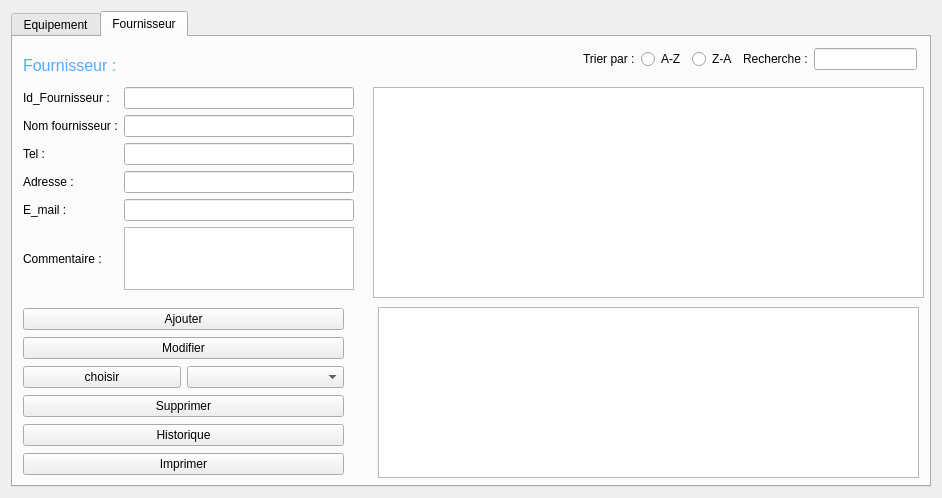
<?xml version="1.0" encoding="UTF-8"?>
<ui version="4.0">
 <class>gestion_des_equipements</class>
 <widget class="QDialog" name="gestion_des_equipements">
  <property name="geometry">
   <rect>
    <x>0</x>
    <y>0</y>
    <width>942</width>
    <height>498</height>
   </rect>
  </property>
  <property name="windowTitle">
   <string>Dialog</string>
  </property>
  <layout class="QHBoxLayout" name="horizontalLayout">
   <item>
    <widget class="QTabWidget" name="tabWidget">
     <property name="currentIndex">
      <number>1</number>
     </property>
     <widget class="QWidget" name="tab">
      <attribute name="title">
       <string>Equipement</string>
      </attribute>
      <widget class="QTableView" name="tableView">
       <property name="geometry">
        <rect>
         <x>340</x>
         <y>40</y>
         <width>561</width>
         <height>192</height>
        </rect>
       </property>
      </widget>
      <widget class="QWidget" name="gridLayoutWidget_2">
       <property name="geometry">
        <rect>
         <x>20</x>
         <y>210</y>
         <width>261</width>
         <height>227</height>
        </rect>
       </property>
       <layout class="QGridLayout" name="gridLayout">
        <item row="1" column="0">
         <widget class="QPushButton" name="pushButton_4">
          <property name="text">
           <string>Modifier</string>
          </property>
         </widget>
        </item>
        <item row="0" column="0">
         <widget class="QPushButton" name="pushButton_2">
          <property name="text">
           <string>Ajouter</string>
          </property>
         </widget>
        </item>
        <item row="3" column="0">
         <widget class="QPushButton" name="pushButton_7">
          <property name="text">
           <string>supprimer</string>
          </property>
         </widget>
        </item>
        <item row="5" column="0">
         <widget class="QPushButton" name="pushButton_10">
          <property name="text">
           <string>Imprimer</string>
          </property>
         </widget>
        </item>
        <item row="4" column="0">
         <widget class="QPushButton" name="pushButton_9">
          <property name="text">
           <string>Historique</string>
          </property>
         </widget>
        </item>
        <item row="2" column="0">
         <layout class="QHBoxLayout" name="horizontalLayout_5">
          <item>
           <widget class="QPushButton" name="pushButton_8">
            <property name="text">
             <string>choisir</string>
            </property>
           </widget>
          </item>
          <item>
           <widget class="QComboBox" name="comboBox"/>
          </item>
         </layout>
        </item>
        <item row="6" column="0">
         <widget class="QPushButton" name="pushButton_6">
          <property name="text">
           <string>Statistique</string>
          </property>
         </widget>
        </item>
       </layout>
      </widget>
      <widget class="QWidget" name="gridLayoutWidget_3">
       <property name="geometry">
        <rect>
         <x>10</x>
         <y>70</y>
         <width>291</width>
         <height>102</height>
        </rect>
       </property>
       <layout class="QGridLayout" name="gridLayout_3">
        <item row="2" column="0">
         <widget class="QLabel" name="label_4">
          <property name="text">
           <string>Type :</string>
          </property>
         </widget>
        </item>
        <item row="2" column="1">
         <widget class="QLineEdit" name="typeequi"/>
        </item>
        <item row="1" column="0">
         <widget class="QLabel" name="label_3">
          <property name="text">
           <string>Nom :</string>
          </property>
         </widget>
        </item>
        <item row="1" column="1">
         <widget class="QLineEdit" name="nomeq"/>
        </item>
        <item row="0" column="1">
         <widget class="QLineEdit" name="id_eq"/>
        </item>
        <item row="0" column="0">
         <widget class="QLabel" name="label_2">
          <property name="text">
           <string>Id_Equipemnet :</string>
          </property>
         </widget>
        </item>
        <item row="3" column="1">
         <layout class="QHBoxLayout" name="horizontalLayout_10">
          <item>
           <widget class="QLineEdit" name="idfourr">
            <property name="enabled">
             <bool>false</bool>
            </property>
           </widget>
          </item>
          <item>
           <widget class="QComboBox" name="comboBox_3"/>
          </item>
         </layout>
        </item>
        <item row="3" column="0">
         <widget class="QLabel" name="label_5">
          <property name="text">
           <string>Id_Fournisseur :</string>
          </property>
         </widget>
        </item>
       </layout>
      </widget>
      <widget class="QLabel" name="label_6">
       <property name="geometry">
        <rect>
         <x>10</x>
         <y>20</y>
         <width>91</width>
         <height>16</height>
        </rect>
       </property>
       <property name="font">
        <font>
         <pointsize>11</pointsize>
        </font>
       </property>
       <property name="styleSheet">
        <string notr="true">
color: rgb(85, 170, 255);</string>
       </property>
       <property name="text">
        <string>Equipement :</string>
       </property>
      </widget>
      <widget class="QTextBrowser" name="textBrowser_2">
       <property name="geometry">
        <rect>
         <x>340</x>
         <y>250</y>
         <width>561</width>
         <height>192</height>
        </rect>
       </property>
      </widget>
      <widget class="QWidget" name="layoutWidget">
       <property name="geometry">
        <rect>
         <x>570</x>
         <y>10</y>
         <width>334</width>
         <height>24</height>
        </rect>
       </property>
       <layout class="QHBoxLayout" name="horizontalLayout_4">
        <item>
         <layout class="QHBoxLayout" name="horizontalLayout_3">
          <item>
           <widget class="QLabel" name="label">
            <property name="text">
             <string>Recherche :</string>
            </property>
           </widget>
          </item>
          <item>
           <widget class="QLineEdit" name="lineEdit_2"/>
          </item>
         </layout>
        </item>
        <item>
         <layout class="QHBoxLayout" name="horizontalLayout_2">
          <item>
           <widget class="QLabel" name="label_24">
            <property name="text">
             <string>Trier par :</string>
            </property>
           </widget>
          </item>
          <item>
           <widget class="QRadioButton" name="radioButton_4">
            <property name="text">
             <string>Z-A</string>
            </property>
           </widget>
          </item>
          <item>
           <widget class="QRadioButton" name="radioButton_3">
            <property name="text">
             <string>A-Z</string>
            </property>
           </widget>
          </item>
         </layout>
        </item>
       </layout>
      </widget>
     </widget>
     <widget class="QWidget" name="tab_2">
      <attribute name="title">
       <string>Fournisseur</string>
      </attribute>
      <widget class="QLabel" name="label_15">
       <property name="geometry">
        <rect>
         <x>10</x>
         <y>20</y>
         <width>131</width>
         <height>16</height>
        </rect>
       </property>
       <property name="font">
        <font>
         <pointsize>12</pointsize>
        </font>
       </property>
       <property name="styleSheet">
        <string notr="true">color: rgb(85, 170, 255);</string>
       </property>
       <property name="text">
        <string>Fournisseur :</string>
       </property>
      </widget>
      <widget class="QWidget" name="gridLayoutWidget">
       <property name="geometry">
        <rect>
         <x>10</x>
         <y>270</y>
         <width>321</width>
         <height>172</height>
        </rect>
       </property>
       <layout class="QGridLayout" name="gridLayout_2">
        <item row="3" column="1">
         <layout class="QHBoxLayout" name="horizontalLayout_7">
          <item>
           <widget class="QPushButton" name="pushButton">
            <property name="text">
             <string>choisir</string>
            </property>
           </widget>
          </item>
          <item>
           <widget class="QComboBox" name="comboBox_2"/>
          </item>
         </layout>
        </item>
        <item row="2" column="1">
         <widget class="QPushButton" name="modifier_four">
          <property name="text">
           <string>Modifier</string>
          </property>
         </widget>
        </item>
        <item row="1" column="1">
         <widget class="QPushButton" name="ajouter_four">
          <property name="text">
           <string>Ajouter</string>
          </property>
         </widget>
        </item>
        <item row="5" column="1">
         <widget class="QPushButton" name="pushButton_3">
          <property name="text">
           <string>Historique</string>
          </property>
         </widget>
        </item>
        <item row="6" column="1">
         <widget class="QPushButton" name="pushButton_5">
          <property name="text">
           <string>Imprimer</string>
          </property>
         </widget>
        </item>
        <item row="4" column="1">
         <widget class="QPushButton" name="supprimer_four">
          <property name="text">
           <string>Supprimer</string>
          </property>
         </widget>
        </item>
       </layout>
      </widget>
      <widget class="QTableView" name="tableView_2">
       <property name="geometry">
        <rect>
         <x>360</x>
         <y>50</y>
         <width>551</width>
         <height>211</height>
        </rect>
       </property>
      </widget>
      <widget class="QTextBrowser" name="textBrowser">
       <property name="geometry">
        <rect>
         <x>365</x>
         <y>270</y>
         <width>541</width>
         <height>171</height>
        </rect>
       </property>
      </widget>
      <widget class="QWidget" name="layoutWidget">
       <property name="geometry">
        <rect>
         <x>10</x>
         <y>50</y>
         <width>331</width>
         <height>203</height>
        </rect>
       </property>
       <layout class="QGridLayout" name="gridLayout_4">
        <item row="4" column="1">
         <widget class="QLineEdit" name="emioak"/>
        </item>
        <item row="4" column="0">
         <widget class="QLabel" name="label_22">
          <property name="text">
           <string>E_mail :</string>
          </property>
         </widget>
        </item>
        <item row="1" column="0">
         <widget class="QLabel" name="label_19">
          <property name="text">
           <string>Nom fournisseur :</string>
          </property>
         </widget>
        </item>
        <item row="3" column="0">
         <widget class="QLabel" name="label_21">
          <property name="text">
           <string>Adresse :</string>
          </property>
         </widget>
        </item>
        <item row="0" column="1">
         <widget class="QLineEdit" name="id_four"/>
        </item>
        <item row="2" column="1">
         <widget class="QLineEdit" name="tel"/>
        </item>
        <item row="1" column="1">
         <widget class="QLineEdit" name="nomfour"/>
        </item>
        <item row="3" column="1">
         <widget class="QLineEdit" name="adres"/>
        </item>
        <item row="0" column="0">
         <widget class="QLabel" name="label_18">
          <property name="text">
           <string>Id_Fournisseur :</string>
          </property>
         </widget>
        </item>
        <item row="2" column="0">
         <widget class="QLabel" name="label_20">
          <property name="text">
           <string>Tel :</string>
          </property>
         </widget>
        </item>
        <item row="5" column="0">
         <widget class="QLabel" name="label_23">
          <property name="text">
           <string>Commentaire :</string>
          </property>
         </widget>
        </item>
        <item row="5" column="1">
         <widget class="QTextEdit" name="dddd"/>
        </item>
       </layout>
      </widget>
      <widget class="QWidget" name="layoutWidget">
       <property name="geometry">
        <rect>
         <x>570</x>
         <y>10</y>
         <width>334</width>
         <height>24</height>
        </rect>
       </property>
       <layout class="QHBoxLayout" name="horizontalLayout_9">
        <item>
         <layout class="QHBoxLayout" name="horizontalLayout_6">
          <item>
           <widget class="QLabel" name="label_16">
            <property name="text">
             <string>Trier par :</string>
            </property>
           </widget>
          </item>
          <item>
           <widget class="QRadioButton" name="radioButton">
            <property name="text">
             <string>A-Z</string>
            </property>
           </widget>
          </item>
          <item>
           <widget class="QRadioButton" name="radioButton_2">
            <property name="text">
             <string>Z-A</string>
            </property>
           </widget>
          </item>
         </layout>
        </item>
        <item>
         <layout class="QHBoxLayout" name="horizontalLayout_8">
          <item>
           <widget class="QLabel" name="label_17">
            <property name="text">
             <string>Recherche :</string>
            </property>
           </widget>
          </item>
          <item>
           <widget class="QLineEdit" name="lineEdit"/>
          </item>
         </layout>
        </item>
       </layout>
      </widget>
     </widget>
    </widget>
   </item>
  </layout>
 </widget>
 <resources/>
 <connections/>
</ui>
